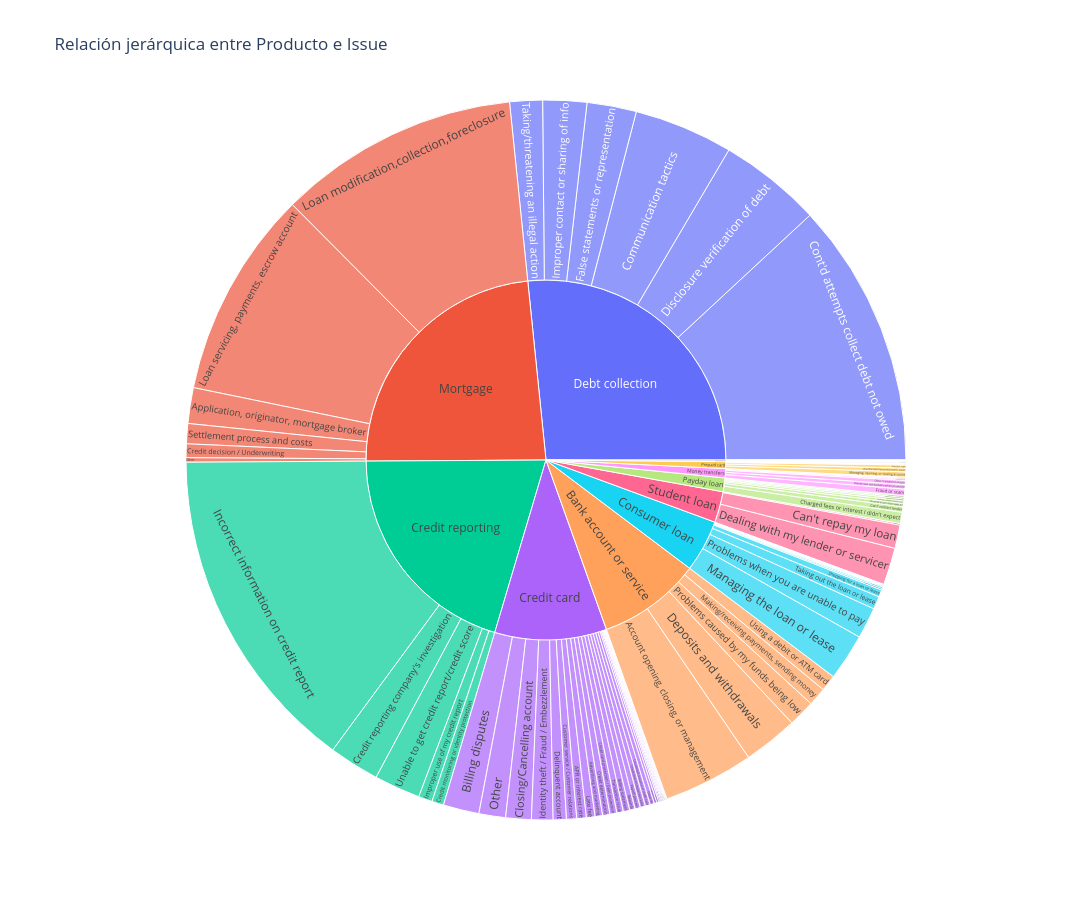

The cell this chart's notebook holds for it:
### Markdown cell above
En el caso del siguiente grafico tenemos una representacion jerárquica de la relación entre los productos financieros y sus respectivos sub-productos, permitiendo visualizar la distribución interna de las quejas dentro de cada categoría principal. Su estructura facilita identificar tanto la especificidad de ciertas categorías como la presencia de datos faltantes o poco informativos.

Por ejemplo, en la categoría Mortgage, se observa una buena clasificación en sub-productos como "Conventional fixed mortgage", "FHA mortgage" o "Other mortgage". Esto indica que los usuarios suelen especificar claramente el tipo de hipoteca, lo que permite un análisis más preciso. También es una buena señal de calidad de datos dentro de esta categoría.

En cambio, en Credit reporting y Credit card, aparece un gran bloque marcado como "Unknown". Esto significa que, aunque se ha identificado el producto principal, no se ha sub-producto y como dato faltante. Esto puede deberse a que los usuarios no tienen claro qué tipo de tarjeta o informe están usando, o que el formulario de quejas no les obliga a concretarlo. Desde el punto de vista del análisis, esto supone una pérdida de información y limita el nivel de detalle que podemos obtener.

Por otro lado, en Debt collection, hay bastante variedad en los sub-productos. Aparecen categorías como "Medical", "Credit card" o "Other (phone, health club, etc.)". Esto sugiere que los conflictos con cobranzas afectan a muchos tipos de deudas, y que el problema está más relacionado con las prácticas de recobro que con el tipo de producto original.

En categorías como Consumer loan, Student loan o Bank account or service, se ven menos quejas, pero la clasificación es más clara. Por ejemplo, "Vehicle loan" o "Checking account" aparecen bien definidos, lo que también puede facilitar su análisis posterior.

### Code cell
dt_quejas_corr['Issue'] = dt_quejas_corr['Issue'].fillna('Unknown')

fig = px.sunburst(
    dt_quejas_corr,
    path=['Product', 'Issue'],
    title='Relación jerárquica entre Producto e Issue',
    width=1500,
    height=900
)

fig.show()

### Figure 1 — Plotly figure (JSON) as saved in the notebook; plotly's stock layout.template omitted (floating-point values rounded to 4 significant figures)
{"data": [{"branchvalues": "total", "domain": {"x": [0, 1], "y": [0, 1]}, "hovertemplate": "labels=%{label}<br>count=%{value}<br>parent=%{parent}<br>id=%{id}<extra></extra>", "ids": ["Debt collection/Communication tactics", "Debt collection/Cont'd attempts collect debt not owed", "Mortgage/Application, originator, mortgage broker", "Credit card/Other", "Consumer loan/Managing the loan or lease", "Debt collection/Taking/threatening an illegal action", "Debt collection/False statements or representation", "Bank account or service/Deposits and withdrawals", "Payday loan/Can't contact lender", "Debt collection/Disclosure verification of debt", "Mortgage/Loan modification,collection,foreclosure", "Debt collection/Improper contact or sharing of info", "Consumer loan/Problems when you are unable to pay", "Bank account or service/Account opening, closing, or management", "Credit reporting/Incorrect information on credit report", "Mortgage/Loan servicing, payments, escrow account", "Money transfers/Other transaction issues", "Credit reporting/Credit reporting company's investigation", "Credit card/Delinquent account", "Credit card/Late fee", "Consumer loan/Taking out the loan or lease", "Mortgage/Credit decision / Underwriting", "Consumer loan/Managing the line of credit", "Payday loan/Can't stop charges to bank account", "Payday loan/Charged fees or interest I didn't expect", "Credit reporting/Improper use of my credit report", "Bank account or service/Using a debit or ATM card", "Credit card/Billing statement", "Bank account or service/Problems caused by my funds being low", "Student loan/Can't repay my loan", "Bank account or service/Making/receiving payments, sending money", "Payday loan/Charged bank acct wrong day or amt", "Payday loan/Received a loan I didn't apply for", "Money transfers/Other service issues", "Money transfers/Money was not available when promised", "Credit reporting/Unable to get credit report/credit score", "Consumer loan/Shopping for a loan or lease", "Money transfers/Fraud or scam", "Payday loan/Payment to acct not credited", "Credit reporting/Credit monitoring or identity protection", "Student loan/Getting a loan", "Credit card/Cash advance fee", "Credit card/APR or interest rate", "Mortgage/Settlement process and costs", "Mortgage/Other", "Credit card/Closing/Cancelling account", "Credit card/Billing disputes", "Credit card/Identity theft / Fraud / Embezzlement", "Consumer loan/Charged fees or interest I didn't expect", "Credit card/Bankruptcy", "Consumer loan/Can't contact lender", "Credit card/Credit card protection / Debt protection", "Student loan/Dealing with my lender or servicer", "Credit card/Payoff process", "Credit card/Credit determination", "Credit card/Customer service / Customer relations", "Credit card/Unsolicited issuance of credit card", "Prepaid card/Unauthorized transactions/trans. issues", "Credit card/Privacy", "Credit card/Transaction issue", "Credit card/Application processing delay", "Credit card/Balance transfer fee", "Credit card/Credit line increase/decrease", "Other financial service/Disclosures", "Money transfers/Wrong amount charged or received", "Credit card/Balance transfer", "Credit card/Advertising and marketing", "Consumer loan/Applied for loan/did not receive money", "Prepaid card/Managing, opening, or closing account", "Credit card/Rewards", "Consumer loan/Account terms and changes", "Credit card/Overlimit fee", "Payday loan/Applied for loan/did not receive money", "Credit card/Cash advance", "Credit card/Other fee", "Other financial service/Fraud or scam", "Credit card/Forbearance / Workout plans", "Other financial service/Lost or stolen money order", "Prepaid card/Fraud or scam", "Money transfers/Incorrect/missing disclosures or info", "Consumer loan/Received a loan I didn't apply for", "Other financial service/Customer service/Customer relations", "Consumer loan/Payment to acct not credited", "Prepaid card/Overdraft, savings or rewards features", "Prepaid card/Adding money", "Prepaid card/Fees", "Other financial service/Lost or stolen check", "Credit card/Sale of account", "Credit card/Convenience checks", "Other financial service/Incorrect exchange rate", "Credit card/Arbitration", "Consumer loan/Lender repossessed or sold the vehicle", "Other financial service/Unexpected/Other fees", "Consumer loan/Lender damaged or destroyed vehicle", "Consumer loan/Shopping for a line of credit", "Prepaid card/Advertising, marketing or disclosures", "Other financial service/Excessive fees", "Debt collection", "Mortgage", "Credit card", "Consumer loan", "Bank account or service", "Payday loan", "Credit reporting", "Money transfers", "Student loan", "Prepaid card", "Other financial service"], "labels": ["Communication tactics", "Cont'd attempts collect debt not owed", "Application, originator, mortgage broker", "Other", "Managing the loan or lease", "Taking/threatening an illegal action", "False statements or representation", "Deposits and withdrawals", "Can't contact lender", "Disclosure verification of debt", "Loan modification,collection,foreclosure", "Improper contact or sharing of info", "Problems when you are unable to pay", "Account opening, closing, or management", "Incorrect information on credit report", "Loan servicing, payments, escrow account", "Other transaction issues", "Credit reporting company's investigation", "Delinquent account", "Late fee", "Taking out the loan or lease", "Credit decision / Underwriting", "Managing the line of credit", "Can't stop charges to bank account", "Charged fees or interest I didn't expect", "Improper use of my credit report", "Using a debit or ATM card", "Billing statement", "Problems caused by my funds being low", "Can't repay my loan", "Making/receiving payments, sending money", "Charged bank acct wrong day or amt", "Received a loan I didn't apply for", "Other service issues", "Money was not available when promised", "Unable to get credit report/credit score", "Shopping for a loan or lease", "Fraud or scam", "Payment to acct not credited", "Credit monitoring or identity protection", "Getting a loan", "Cash advance fee", "APR or interest rate", "Settlement process and costs", "Other", "Closing/Cancelling account", "Billing disputes", "Identity theft / Fraud / Embezzlement", "Charged fees or interest I didn't expect", "Bankruptcy", "Can't contact lender", "Credit card protection / Debt protection", "Dealing with my lender or servicer", "Payoff process", "Credit determination", "Customer service / Customer relations", "Unsolicited issuance of credit card", "Unauthorized transactions/trans. issues", "Privacy", "Transaction issue", "Application processing delay", "Balance transfer fee", "Credit line increase/decrease", "Disclosures", "Wrong amount charged or received", "Balance transfer", "Advertising and marketing", "Applied for loan/did not receive money", "Managing, opening, or closing account", "Rewards", "Account terms and changes", "Overlimit fee", "Applied for loan/did not receive money", "Cash advance", "Other fee", "Fraud or scam", "Forbearance / Workout plans", "Lost or stolen money order", "Fraud or scam", "Incorrect/missing disclosures or info", "Received a loan I didn't apply for", "Customer service/Customer relations", "Payment to acct not credited", "Overdraft, savings or rewards features", "Adding money", "Fees", "Lost or stolen check", "Sale of account", "Convenience checks", "Incorrect exchange rate", "Arbitration", "Lender repossessed or sold the vehicle", "Unexpected/Other fees", "Lender damaged or destroyed vehicle", "Shopping for a line of credit", "Advertising, marketing or disclosures", "Excessive fees", "Debt collection", "Mortgage", "Credit card", "Consumer loan", "Bank account or service", "Payday loan", "Credit reporting", "Money transfers", "Student loan", "Prepaid card", "Other financial service"], "name": "", "parents": ["Debt collection", "Debt collection", "Mortgage", "Credit card", "Consumer loan", "Debt collection", "Debt collection", "Bank account or service", "Payday loan", "Debt collection", "Mortgage", "Debt collection", "Consumer loan", "Bank account or service", "Credit reporting", "Mortgage", "Money transfers", "Credit reporting", "Credit card", "Credit card", "Consumer loan", "Mortgage", "Consumer loan", "Payday loan", "Payday loan", "Credit reporting", "Bank account or service", "Credit card", "Bank account or service", "Student loan", "Bank account or service", "Payday loan", "Payday loan", "Money transfers", "Money transfers", "Credit reporting", "Consumer loan", "Money transfers", "Payday loan", "Credit reporting", "Student loan", "Credit card", "Credit card", "Mortgage", "Mortgage", "Credit card", "Credit card", "Credit card", "Consumer loan", "Credit card", "Consumer loan", "Credit card", "Student loan", "Credit card", "Credit card", "Credit card", "Credit card", "Prepaid card", "Credit card", "Credit card", "Credit card", "Credit card", "Credit card", "Other financial service", "Money transfers", "Credit card", "Credit card", "Consumer loan", "Prepaid card", "Credit card", "Consumer loan", "Credit card", "Payday loan", "Credit card", "Credit card", "Other financial service", "Credit card", "Other financial service", "Prepaid card", "Money transfers", "Consumer loan", "Other financial service", "Consumer loan", "Prepaid card", "Prepaid card", "Prepaid card", "Other financial service", "Credit card", "Credit card", "Other financial service", "Credit card", "Consumer loan", "Other financial service", "Consumer loan", "Consumer loan", "Prepaid card", "Other financial service", "", "", "", "", "", "", "", "", "", "", ""], "type": "sunburst", "values": [1251, 3351, 452, 336, 590, 413, 624, 690, 68, 1300, 3049, 555, 395, 1144, 4170, 2627, 53, 638, 166, 109, 163, 173, 18, 31, 142, 175, 205, 81, 337, 296, 233, 19, 43, 18, 56, 584, 90, 84, 25, 150, 20, 9, 121, 254, 57, 323, 453, 271, 20, 26, 6, 88, 469, 68, 93, 129, 62, 47, 18, 82, 14, 12, 65, 5, 12, 33, 94, 3, 67, 69, 10, 7, 20, 5, 54, 14, 11, 3, 39, 9, 1, 8, 6, 1, 8, 11, 2, 13, 11, 3, 7, 5, 4, 2, 5, 2, 1, 7494, 6612, 2830, 1314, 2609, 348, 5717, 232, 785, 175, 40]}], "layout": {"height": 900, "legend": {"tracegroupgap": 0}, "title": {"text": "Relación jerárquica entre Producto e Issue"}, "width": 1500}}
